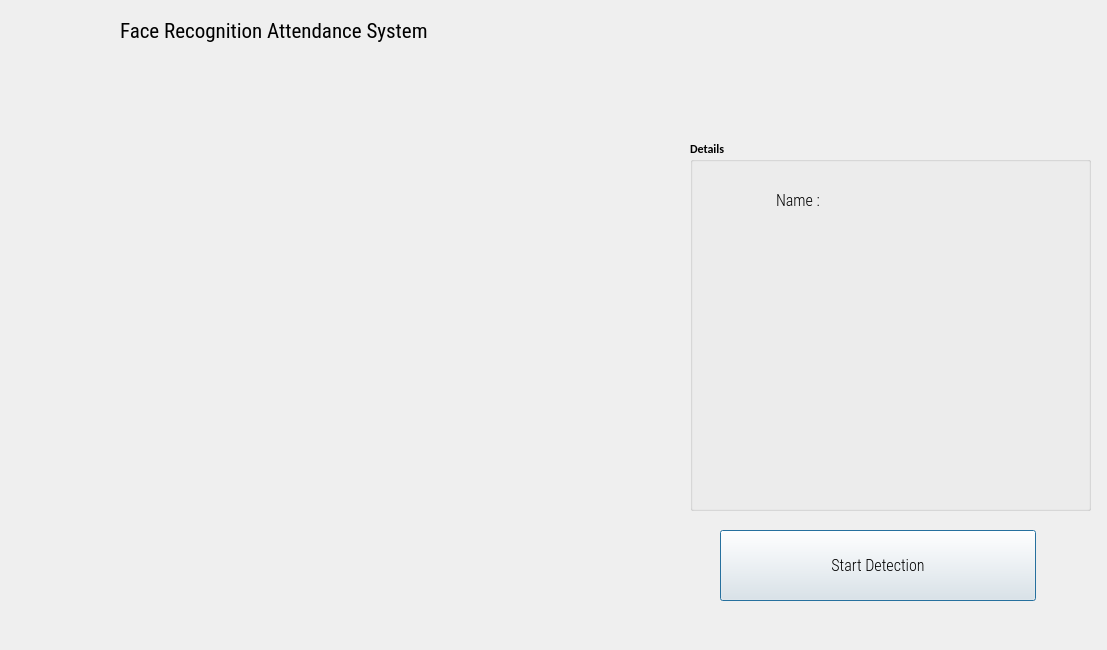
<?xml version="1.0" encoding="UTF-8"?>
<ui version="4.0">
 <class>OutputDialog</class>
 <widget class="QDialog" name="OutputDialog">
  <property name="geometry">
   <rect>
    <x>0</x>
    <y>0</y>
    <width>1107</width>
    <height>650</height>
   </rect>
  </property>
  <property name="minimumSize">
   <size>
    <width>0</width>
    <height>0</height>
   </size>
  </property>
  <property name="maximumSize">
   <size>
    <width>1107</width>
    <height>650</height>
   </size>
  </property>
  <property name="font">
   <font>
    <family>Calibri</family>
    <weight>75</weight>
    <bold>true</bold>
   </font>
  </property>
  <property name="windowTitle">
   <string>Face Recognition Attendance App</string>
  </property>
  <widget class="QLabel" name="background">
   <property name="geometry">
    <rect>
     <x>0</x>
     <y>0</y>
     <width>1111</width>
     <height>650</height>
    </rect>
   </property>
   <property name="maximumSize">
    <size>
     <width>1111</width>
     <height>650</height>
    </size>
   </property>
   <property name="text">
    <string/>
   </property>
   <property name="pixmap">
    <pixmap>UI_helper/background.jpg</pixmap>
   </property>
   <property name="scaledContents">
    <bool>true</bool>
   </property>
  </widget>
  <widget class="QLabel" name="imgLabel">
   <property name="geometry">
    <rect>
     <x>20</x>
     <y>80</y>
     <width>640</width>
     <height>480</height>
    </rect>
   </property>
   <property name="sizePolicy">
    <sizepolicy hsizetype="Expanding" vsizetype="Expanding">
     <horstretch>0</horstretch>
     <verstretch>0</verstretch>
    </sizepolicy>
   </property>
   <property name="minimumSize">
    <size>
     <width>640</width>
     <height>480</height>
    </size>
   </property>
   <property name="maximumSize">
    <size>
     <width>640</width>
     <height>480</height>
    </size>
   </property>
   <property name="text">
    <string/>
   </property>
   <property name="pixmap">
    <pixmap>UI_helper/face-recognition.png</pixmap>
   </property>
   <property name="scaledContents">
    <bool>true</bool>
   </property>
  </widget>
  <widget class="QWidget" name="gridLayoutWidget">
   <property name="geometry">
    <rect>
     <x>770</x>
     <y>20</y>
     <width>231</width>
     <height>101</height>
    </rect>
   </property>
   <layout class="QGridLayout" name="gridLayout_2">
    <item row="0" column="0">
     <widget class="QLabel" name="Date_Label">
      <property name="font">
       <font>
        <family>Roboto Condensed Light</family>
        <pointsize>15</pointsize>
        <weight>75</weight>
        <bold>true</bold>
       </font>
      </property>
      <property name="text">
       <string/>
      </property>
     </widget>
    </item>
    <item row="1" column="0">
     <widget class="QLabel" name="Time_Label">
      <property name="font">
       <font>
        <family>Roboto Condensed Light</family>
        <pointsize>15</pointsize>
        <weight>75</weight>
        <bold>true</bold>
       </font>
      </property>
      <property name="text">
       <string/>
      </property>
     </widget>
    </item>
   </layout>
  </widget>
  <widget class="QGroupBox" name="groupBox">
   <property name="geometry">
    <rect>
     <x>690</x>
     <y>140</y>
     <width>401</width>
     <height>371</height>
    </rect>
   </property>
   <property name="title">
    <string>Details</string>
   </property>
   <widget class="QWidget" name="verticalLayoutWidget">
    <property name="geometry">
     <rect>
      <x>30</x>
      <y>30</y>
      <width>161</width>
      <height>61</height>
     </rect>
    </property>
    <layout class="QVBoxLayout" name="verticalLayout">
     <item alignment="Qt::AlignHCenter">
      <widget class="QLabel" name="label_3">
       <property name="font">
        <font>
         <family>Roboto Condensed Light</family>
         <pointsize>12</pointsize>
         <weight>50</weight>
         <bold>false</bold>
        </font>
       </property>
       <property name="text">
        <string>Name : </string>
       </property>
      </widget>
     </item>
    </layout>
   </widget>
   <widget class="QWidget" name="verticalLayoutWidget_2">
    <property name="geometry">
     <rect>
      <x>190</x>
      <y>30</y>
      <width>191</width>
      <height>61</height>
     </rect>
    </property>
    <layout class="QVBoxLayout" name="verticalLayout_2">
     <item>
      <widget class="QLabel" name="NameLabel">
       <property name="font">
        <font>
         <family>Roboto Condensed Light</family>
         <pointsize>12</pointsize>
         <weight>50</weight>
         <bold>false</bold>
        </font>
       </property>
       <property name="text">
        <string/>
       </property>
      </widget>
     </item>
    </layout>
   </widget>
   <widget class="QLabel" name="dataPhoto">
    <property name="geometry">
     <rect>
      <x>90</x>
      <y>120</y>
      <width>211</width>
      <height>221</height>
     </rect>
    </property>
    <property name="text">
     <string/>
    </property>
   </widget>
  </widget>
  <widget class="QPushButton" name="startCamera">
   <property name="geometry">
    <rect>
     <x>720</x>
     <y>530</y>
     <width>316</width>
     <height>71</height>
    </rect>
   </property>
   <property name="font">
    <font>
     <family>Roboto Condensed Light</family>
     <pointsize>12</pointsize>
     <weight>50</weight>
     <bold>false</bold>
    </font>
   </property>
   <property name="text">
    <string>Start Detection</string>
   </property>
   <property name="checkable">
    <bool>true</bool>
   </property>
  </widget>
  <widget class="QLabel" name="filelabel_2">
   <property name="geometry">
    <rect>
     <x>120</x>
     <y>10</y>
     <width>451</width>
     <height>41</height>
    </rect>
   </property>
   <property name="font">
    <font>
     <family>Roboto Condensed</family>
     <pointsize>16</pointsize>
     <weight>50</weight>
     <bold>false</bold>
    </font>
   </property>
   <property name="text">
    <string>Face Recognition Attendance System</string>
   </property>
  </widget>
 </widget>
 <resources>
  <include location="resource.qrc"/>
 </resources>
 <connections/>
</ui>
